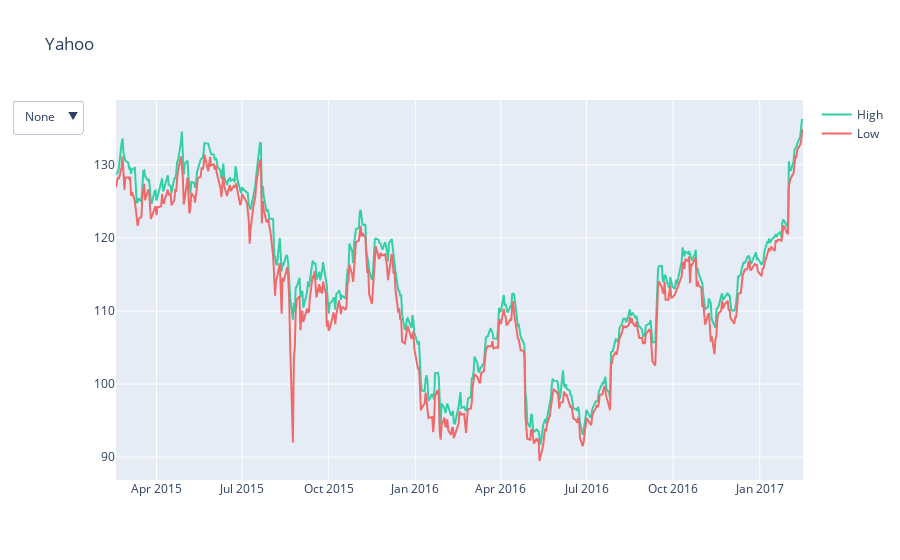

Source (notebook cell):
### Code cell
import plotly.graph_objects as go

import pandas as pd

# Load dataset
df = pd.read_csv(
    "https://raw.githubusercontent.com/plotly/datasets/master/finance-charts-apple.csv"
)
df.columns = [col.replace("AAPL.", "") for col in df.columns]

# Initialize figure
fig = go.Figure()

# Add Traces

fig.add_trace(
    go.Scatter(
        x=list(df.Date), y=list(df.High), name="High", line=dict(color="#33CFA5")
    )
)

fig.add_trace(
    go.Scatter(
        x=list(df.Date),
        y=[df.High.mean()] * len(df.index),
        name="High Average",
        visible=False,
        line=dict(color="#33CFA5", dash="dash"),
    )
)

fig.add_trace(
    go.Scatter(x=list(df.Date), y=list(df.Low), name="Low", line=dict(color="#F06A6A"))
)

fig.add_trace(
    go.Scatter(
        x=list(df.Date),
        y=[df.Low.mean()] * len(df.index),
        name="Low Average",
        visible=False,
        line=dict(color="#F06A6A", dash="dash"),
    )
)

# Add Annotations and Buttons
high_annotations = [
    dict(
        x="2016-03-01",
        y=df.High.mean(),
        xref="x",
        yref="y",
        text="High Average:<br> %.3f" % df.High.mean(),
        ax=0,
        ay=-40,
    ),
    dict(
        x=df.Date[df.High.idxmax()],
        y=df.High.max(),
        xref="x",
        yref="y",
        text="High Max:<br> %.3f" % df.High.max(),
        ax=-40,
        ay=-40,
    ),
]
low_annotations = [
    dict(
        x="2015-05-01",
        y=df.Low.mean(),
        xref="x",
        yref="y",
        text="Low Average:<br> %.3f" % df.Low.mean(),
        ax=0,
        ay=40,
    ),
    dict(
        x=df.Date[df.High.idxmin()],
        y=df.Low.min(),
        xref="x",
        yref="y",
        text="Low Min:<br> %.3f" % df.Low.min(),
        ax=0,
        ay=40,
    ),
]

fig.update_layout(
    updatemenus=[
        dict(
            active=0,
            buttons=list(
                [
                    dict(
                        label="None",
                        method="update",
                        args=[
                            {"visible": [True, False, True, False]},
                            {"title": "Yahoo", "annotations": []},
                        ],
                    ),
                    dict(
                        label="High",
                        method="update",
                        args=[
                            {"visible": [True, True, False, False]},
                            {"title": "Yahoo High", "annotations": high_annotations},
                        ],
                    ),
                    dict(
                        label="Low",
                        method="update",
                        args=[
                            {"visible": [False, False, True, True]},
                            {"title": "Yahoo Low", "annotations": low_annotations},
                        ],
                    ),
                    dict(
                        label="Both",
                        method="update",
                        args=[
                            {"visible": [True, True, True, True]},
                            {
                                "title": "Yahoo",
                                "annotations": high_annotations + low_annotations,
                            },
                        ],
                    ),
                ]
            ),
        )
    ]
)

# Set title
fig.update_layout(title_text="Yahoo")

fig.show()

### Figure 1 — Plotly figure (JSON) as saved in the notebook; plotly's stock layout.template omitted (floating-point values rounded to 4 significant figures; data arrays with more than 128 entries replaced by an {"elided": "..."} marker saying what was removed)
{"data": [{"line": {"color": "#33CFA5"}, "name": "High", "type": "scatter", "x": {"elided": "506 str values"}, "y": {"elided": "506 float values"}}, {"line": {"color": "#33CFA5", "dash": "dash"}, "name": "High Average", "type": "scatter", "visible": false, "x": {"elided": "506 str values"}, "y": {"elided": "506 float values"}}, {"line": {"color": "#F06A6A"}, "name": "Low", "type": "scatter", "x": {"elided": "506 str values"}, "y": {"elided": "506 float values"}}, {"line": {"color": "#F06A6A", "dash": "dash"}, "name": "Low Average", "type": "scatter", "visible": false, "x": {"elided": "506 str values"}, "y": {"elided": "506 float values"}}], "layout": {"title": {"text": "Yahoo"}, "updatemenus": [{"active": 0, "buttons": [{"args": [{"visible": [true, false, true, false]}, {"annotations": [], "title": "Yahoo"}], "label": "None", "method": "update"}, {"args": [{"visible": [true, true, false, false]}, {"annotations": [{"ax": 0, "ay": -40, "text": "High Average:<br> 113.919", "x": "2016-03-01", "xref": "x", "y": 113.9, "yref": "y"}, {"ax": -40, "ay": -40, "text": "High Max:<br> 136.270", "x": "2017-02-15", "xref": "x", "y": 136.3, "yref": "y"}], "title": "Yahoo High"}], "label": "High", "method": "update"}, {"args": [{"visible": [false, false, true, true]}, {"annotations": [{"ax": 0, "ay": 40, "text": "Low Average:<br> 111.942", "x": "2015-05-01", "xref": "x", "y": 111.9, "yref": "y"}, {"ax": 0, "ay": 40, "text": "Low Min:<br> 89.470", "x": "2016-05-13", "xref": "x", "y": 89.47, "yref": "y"}], "title": "Yahoo Low"}], "label": "Low", "method": "update"}, {"args": [{"visible": [true, true, true, true]}, {"annotations": [{"ax": 0, "ay": -40, "text": "High Average:<br> 113.919", "x": "2016-03-01", "xref": "x", "y": 113.9, "yref": "y"}, {"ax": -40, "ay": -40, "text": "High Max:<br> 136.270", "x": "2017-02-15", "xref": "x", "y": 136.3, "yref": "y"}, {"ax": 0, "ay": 40, "text": "Low Average:<br> 111.942", "x": "2015-05-01", "xref": "x", "y": 111.9, "yref": "y"}, {"ax": 0, "ay": 40, "text": "Low Min:<br> 89.470", "x": "2016-05-13", "xref": "x", "y": 89.47, "yref": "y"}], "title": "Yahoo"}], "label": "Both", "method": "update"}]}]}}
